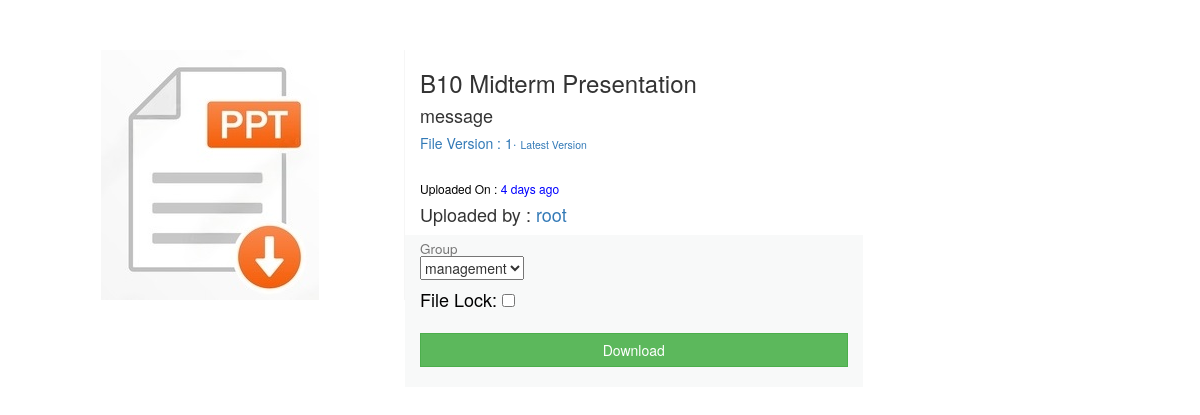
/index/edit_file/21/file (signed in), run on the app's committed database.
### System/models.py (models this page shows, shortened)
class Files(models.Model):
    groupchoices = models.TextChoices('groupchoices', 'management all accounting sales tech')
    name = models.CharField(max_length=100)
    org_name = models.CharField(max_length=100, blank=True, null=True)
    extension = models.CharField(max_length=10, blank=True, null=True)
    file = models.FileField(upload_to='files/')
    group = models.CharField(max_length=100,
                             default='all',
                             choices=groupchoices.choices)
    uploaded_by = models.ForeignKey(User, on_delete=models.SET_NULL, null=True, blank=True)
    version = models.IntegerField(default='1')
    active = models.BooleanField(default=True)
    created_at = models.DateTimeField(auto_now_add=True)
    new_version = models.BooleanField(default=False)
    file_content = models.TextField(blank=True, null=True)
    locked = models.BooleanField(default=False)
    @property
    def fileURL(self):
        try:
            url = self.file.url
        except:
            url = None
        return url

### System/views.py (the view, shortened to what this page needs)
# urls.py: path("edit_file/<str:pk>/<str:type>", views.edit_file, name="edit_file"),
@login_required(login_url='login')
def edit_file(request,pk,type):
    if not check_user_status(request):
        messages.error(request, 'Your account is not active. Please contact admin to activate your account.')
        return redirect('logout')
    if type == "file":
        data = Files.objects.get(pk=pk)
        select = data.group
        if data.new_version == False:
            version_info = "Latest Version"
            new_ver = False
        else:
            version_info = f'{data.version}'
            new_ver = Version_control.objects.filter(org_name=data.org_name).order_by('-id')[0]
        type = "file"
    context = {'data':data,'type':type,'version_info':version_info,'new_ver':new_ver,'select':select}
    return render(request,'dms/edit_file.html',context)

### System/utils.py (called while the page is built)
def check_user_status(request):
    user = UserInfo.objects.get(user=request.user)
    if user.active == True:
        return True
    else:
        return False

### template/dms/edit_file.html (shortened to what this page needs)
{%load static%}
<!DOCTYPE html>
<html>
    <head>
        <link href="//maxcdn.bootstrapcdn.com/bootstrap/3.3.0/css/bootstrap.min.css" rel="stylesheet" id="bootstrap-css">
    </head>
    <body>
        <div class="container" >
        	<div class="row">
                {%if data%}
               <div class="col-xs-4 item-photo">
                {%if data.extension == 'pdf'%}
                   <a href="{{data.fileURL}}"> <img style="max-width:100%;" src="{%static 'images/pdf.jpg' %}" /></a>
                {%elif data.extension == 'doc' or data.extension == 'docx'%}
                <a href="{{data.fileURL}}"> <img style="max-width:100%;" src="{%static 'images/doc.jpg' %}" /></a>
                {%elif data.extension == 'xls' or data.extension == 'xlsx'%}
                <a href="{{data.fileURL}}"> <img style="max-width:100%;" src="{%static 'images/xls.jpg' %}" /> </a>
                {%elif data.extension == 'ppt' or data.extension == 'pptx'%}
                <a href="{{data.fileURL}}"> <img style="max-width:100%;" src="{%static 'images/ppt.jpg' %}" /></a>
                {%elif data.extension == 'txt'%}
                <a href="{{data.fileURL}}"> <img style="max-width:100%;" src="{%static 'images/txt.jpg' %}" /></a>
                {%elif data.extension == 'png'%}
                <a href="{{data.fileURL}}"> <img style="max-width:100%;" src="{%static 'images/png.jpg' %}" />  </a>
                {%elif data.extension == 'jpg' or data.extension == 'jpeg'%}
                <a href="{{data.fileURL}}"> <img style="max-width:100%;" src="{%static 'images/jpg.jpg' %}" /></a>
                {%endif%}
                </div>
                <div class="col-xs-5" style="border:0px solid gray">
                    <h3>{{data.org_name}}</h3>
                    <h4>message</h4>
                    <h5 style="color:#337ab7">File Version : {{version_info}}·
                    {% if new_ver != False%}
                        <small style="color:#337ab7">
                        <a href="{% url 'edit_file' pk=new_ver.pk type='version' %}">Latest Version</a>
                    </small>
                    {%endif%}
                </h5>
                    <h6 class="title-price" >Uploaded On : <span style="color:blue">{{data.created_at | timesince}} ago</span></h6>
                    <h4>Uploaded by : <a href="#"> {{data.uploaded_by}}</a></h3>
                    <div class="section" style="padding-bottom:20px;">
                        <h4 class="title-attr"><small>Group</small></h6>
                        <div>
                            {% if data.uploaded_by == request.user %}
                            <form action="{% url 'change_group' pk=data.id type=type %}" method="post">
                              <select name="myselect" id="myselect" onchange="this.form.submit()">
                                <option value="management" {%if select == 'management' %}selected{%endif%}>management</option>
                              </select>
                              </form>
                              {%endif%}
                        </div>
                        <br>
                        <div style="margin-top:10px;">
                            <h4 class="title-attr" style="margin-right: 5px;">File Lock: </h6>
                            {% if data.uploaded_by == request.user %}
                            <form action="{% url 'change_locked' pk=data.id type=type %}" method="post">
                              <input type="checkbox" name="locked_status" id="locked_status" {%if data.locked%}checked{%endif%} onchange="this.form.submit()">
                              </form>
                              {% else %}
                              <input type="checkbox" name="locked_status" id="locked_status" {%if data.locked%}checked{%endif%} disabled>
                            {%endif%}
                        </div>
                    </div>
                    <div class="section" style="padding-bottom:20px;">
                    <a href="{% url 'download' pk=data.id type=type %}" download="{{data.org_name}}.{{data.extension}}"><button class="btn btn-success"> Download</button></a>
                    </div>
                </div>
                {%else%}
                NO DATA TO SHOW! PLEASE SELECT A FILE TO EDIT
                {%endif%}
            </div>
        </div>
    </body>
</html>

### template/dms/edit_file.html (style rules this page uses)
.container { margin-top: 50px; }
.item-photo { display:flex;justify-content:center;align-items:center;border-right:1px solid #f6f6f6; }
.btn-success { width:100%;border-radius:0; }
.section { width:100%;margin-left:-15px;padding:2px;padding-left:15px;padding-right:15px;background:#f8f9f9 }
.title-price { margin-top:30px;margin-bottom:0;color:black }
.title-attr { margin-top:0;margin-bottom:0;color:black; }
div.section > div { width:100%;display:inline-flex; }

### data on the page
Files: org_name "B10 Midterm Presentation", created_at "4 days", uploaded_by "root", myselect "management"

### other printed values
{{ version_info }} "1"
